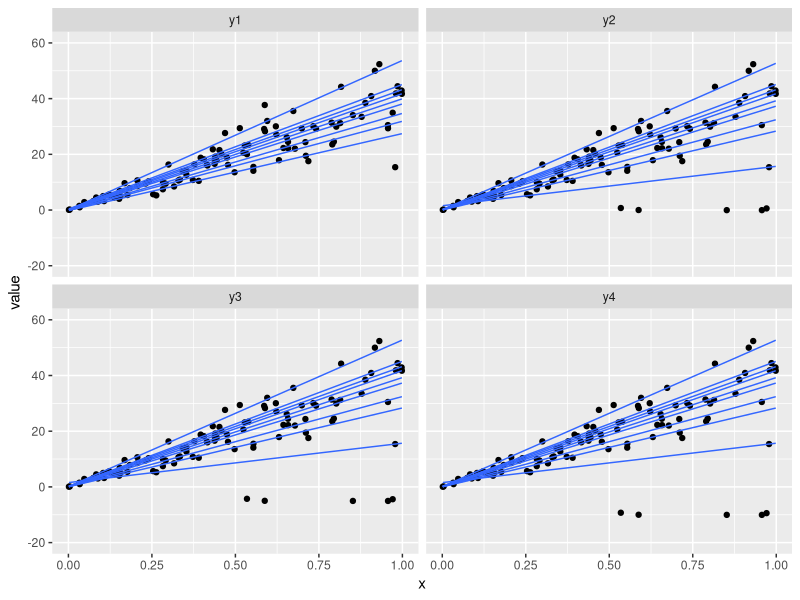

The R source for this figure:
## ---- chunk 1
x <- sort(runif(100))
y1 <- 40*x + x*rnorm(100, 0, 10)
#locate the outliers
selectedX <- sample(50:100,5)
y2 <- y1
y2[selectedX] <- x[1:5]*rnorm(5, 0, 10)
#keep moving down
y3 <- y2
y3[selectedX] <- y3[selectedX] - 5
y4 <- y3
y4[selectedX] <- y4[selectedX] - 5
## ---- chunk 2
library(quantreg)
library(purrr)
library(tidyr)
library(ggplot2)
library(broom)
df <- data.frame(x, y1, y2, y3, y4)
df_m <- df %>% gather(variable, value, -x)
df_m
ggplot(df_m, aes(x=x, y=value)) +
  ylim(-20, 60) +
  geom_point() +
  facet_wrap(~variable, ncol=2) +
  geom_quantile(quantiles = seq(0.1, 0.9, 0.1))
coefs <- 2:5 %>%
             map(~ rq(df[, .] ~ x, data = df, seq(0.1, 0.9, 0.1))) %>%
             map_df(~ as.data.frame(t(as.matrix(coef(.)))))
coefs <- cbind(rep(0.1:0.9, 4), coefs)
